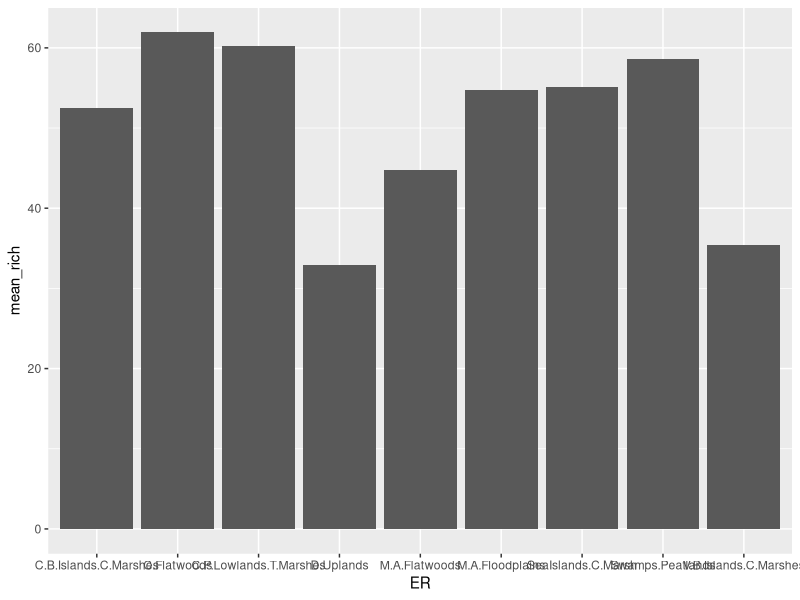
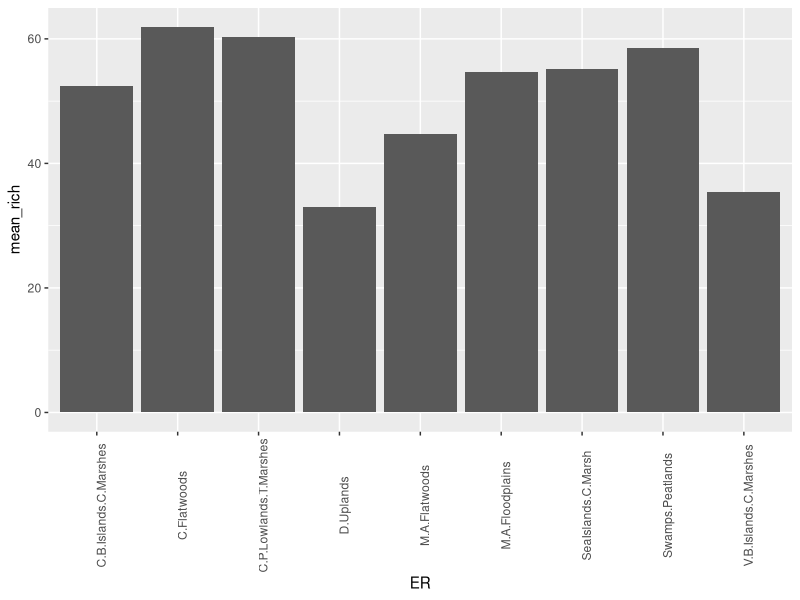
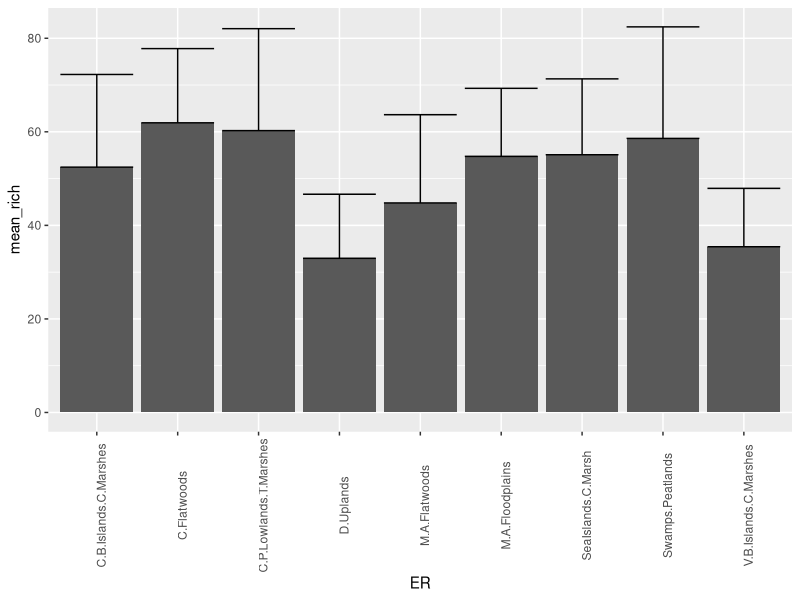
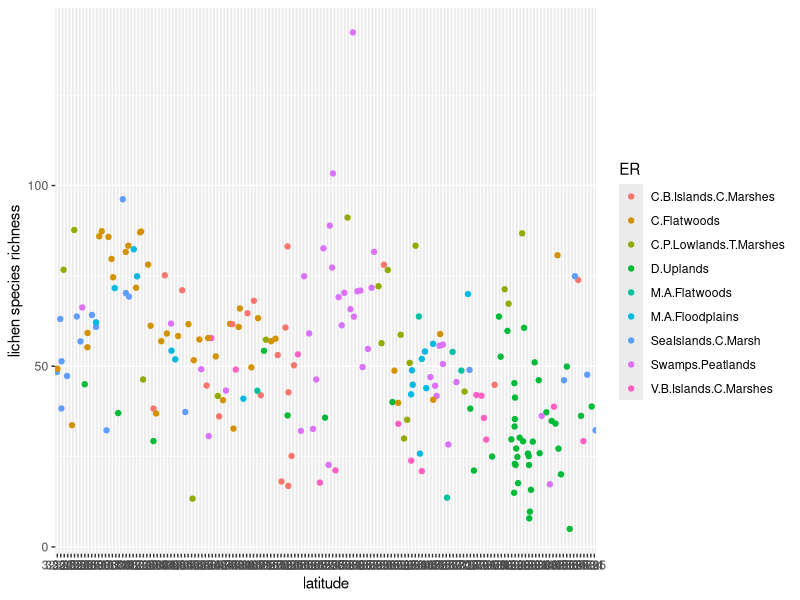
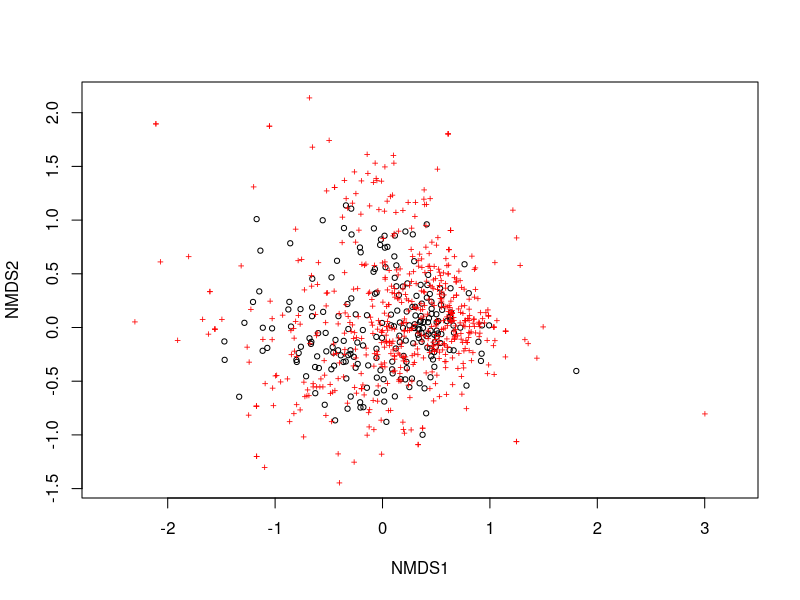
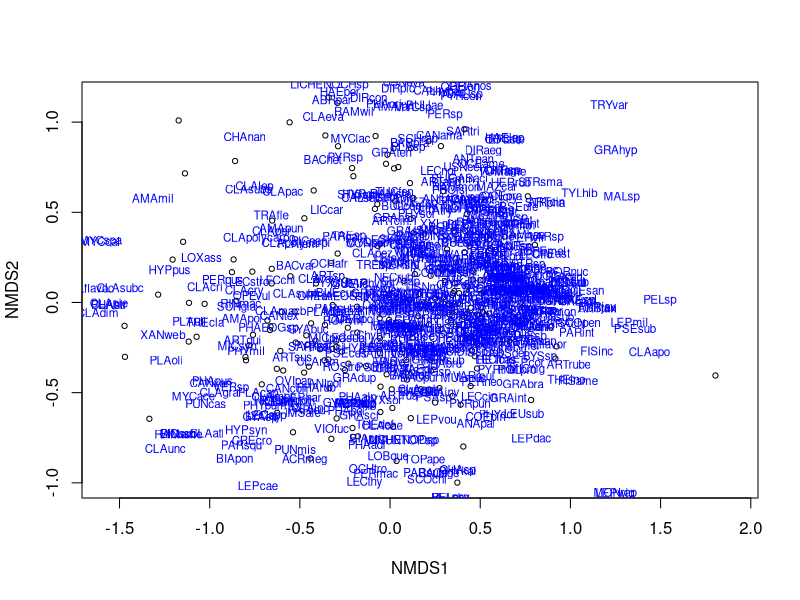

The R source for these figures, in order:
## ---- chunk 1
# automatically create a bib database for R packages
knitr::write_bib(c(
  .packages(), 'bookdown', 'knitr', 'rmarkdown'
), 'packages.bib')
## ---- chunk 2
#install.packages("dplyr")
library(dplyr)
## ---- chunk 3
MACPsites <- read.csv("MACPsites.csv")
MACPspp <- read.csv("MACPspp.csv")
MACPtraits <- read.csv("MACPtraits.csv")
## ---- chunk 4
MACPspp_sum <- MACPspp %>%
  rowwise() %>%
  mutate(sppRich = sum(c_across(ABRhyp:XYLnig)))
## ---- chunk 5
MACPhotspots <- filter(MACPspp_sum, sppRich > 80)
max(MACPhotspots$sppRich)
## ---- chunk 6
MACPall <- inner_join(MACPsites, MACPspp_sum, by = "site")
## ---- chunk 7
EcoR_spp <- group_by(MACPall, ER)

EcoR_spp_mean <- summarize(EcoR_spp, mean_rich = mean(sppRich))
EcoR_spp_se <- summarize(EcoR_spp, se_rich = sd(sppRich))
## ---- chunk 8
#install.packages("ggplot2")
library(ggplot2)
## ---- chunk 9
ggplot(data = EcoR_spp_mean) +
  geom_col(mapping= aes(x = ER, y = mean_rich))
## ---- chunk 10
ggplot(data = EcoR_spp_mean) +
  geom_col(mapping= aes(x = ER, y = mean_rich)) +
  theme(axis.text.x = element_text(angle = 90))
## ---- chunk 11
EcoR_spp_meanse <- inner_join(EcoR_spp_mean, EcoR_spp_se, "ER")
## ---- chunk 12
ggplot(data = EcoR_spp_meanse) +
  geom_col(mapping= aes(x = ER, y = mean_rich)) +
  geom_errorbar(mapping = aes(x = ER, ymin = mean_rich, ymax = mean_rich + se_rich)) + 
  theme(axis.text.x = element_text(angle = 90))
## ---- chunk 13
#install.packages("vegan")
library(vegan)
## ---- chunk 14
lat_test <- glm(sppRich ~ Lat, data = MACPall)
## ---- chunk 15
ggplot(data = MACPall) +
  geom_point(mapping = aes(x = Lat, y = sppRich, colour = ER), position = "jitter") +
  geom_line(mapping = aes(x = Lat, y = predict.glm(lat_test)), size = 1) +
  labs(x = "latitude", y = "lichen species richness")
## ---- chunk 16
spp <- MACPspp[,2:600]
## ---- chunk 17
ordination_spp <- metaMDS(spp)
plot(ordination_spp)
## ---- chunk 18
plot(ordination_spp, display = "sites")
text(ordination_spp, display = "spec", cex = 0.7, col = "blue")
## ---- chunk 19
env <- select(MACPsites, ER, VEG, PPT, TEMP, ELEV)
